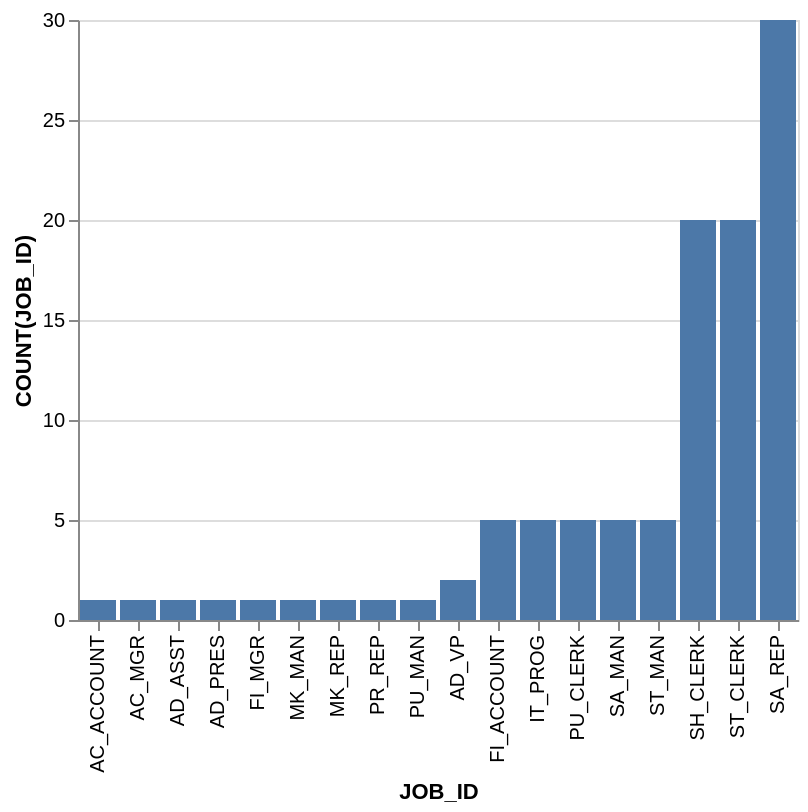

Write the Vega-Lite specification saved for this chart.
### Vega-Lite specification from a JSON file in a GitHub repository (floating-point values rounded to 4 significant figures)
{"data": {"values": [{"x_data": "AC_ACCOUNT", "y_data": 1}, {"x_data": "AC_MGR", "y_data": 1}, {"x_data": "AD_ASST", "y_data": 1}, {"x_data": "AD_PRES", "y_data": 1}, {"x_data": "AD_VP", "y_data": 2}, {"x_data": "FI_ACCOUNT", "y_data": 5}, {"x_data": "FI_MGR", "y_data": 1}, {"x_data": "IT_PROG", "y_data": 5}, {"x_data": "MK_MAN", "y_data": 1}, {"x_data": "MK_REP", "y_data": 1}, {"x_data": "PR_REP", "y_data": 1}, {"x_data": "PU_CLERK", "y_data": 5}, {"x_data": "PU_MAN", "y_data": 1}, {"x_data": "SA_MAN", "y_data": 5}, {"x_data": "SA_REP", "y_data": 30}, {"x_data": "SH_CLERK", "y_data": 20}, {"x_data": "ST_CLERK", "y_data": 20}, {"x_data": "ST_MAN", "y_data": 5}]}, "mark": "bar", "encoding": {"x": {"field": "x_data", "type": "nominal", "title": "JOB_ID", "sort": {"op": "sum", "field": "y_data", "order": "ascending"}}, "y": {"field": "y_data", "type": "quantitative", "title": "COUNT(JOB_ID)"}}}
